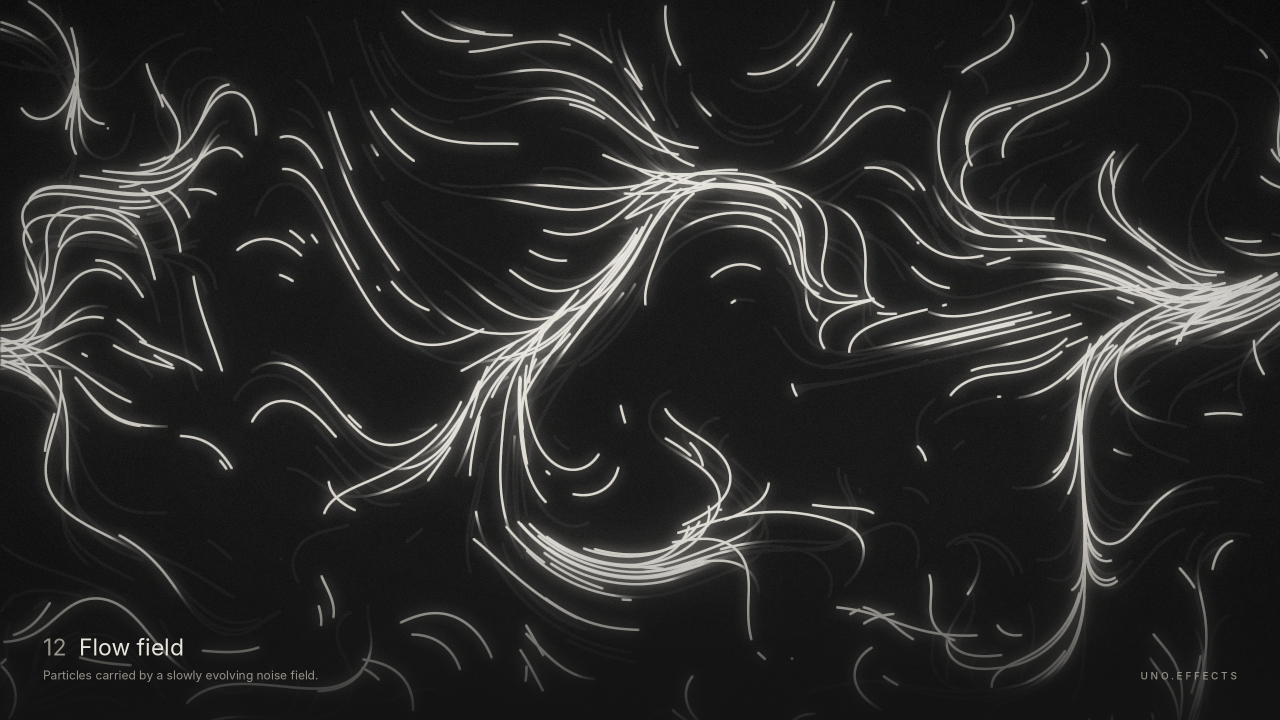
#> input picture media/art/12-silk-flowfield.jpg, 2560 x 1440 px, given in place of 40-attractor-longexp.jpg, which was not available (shown at 1/2 size)
$ python poster.py ../art ../art/13-curlnoise-longexp.jpg
#> lines starting #> are read from the running program, lines starting #| are printed output that depends on the picture; pictures that were not available may be replaced by others from this repository, and a replacement may not be noted
### media/_source/finish.py
"""Finishing pass for the art renders: bloom, vignette, grain, editorial caption.

Usage: python finish.py <raw dir> <out dir>
"""
import sys, os
import numpy as np
from PIL import Image, ImageFilter, ImageDraw, ImageFont, ImageChops

BONE, MUTED, INK, INK_MUTED = (233, 229, 221), (150, 146, 138), (31, 30, 28), (130, 124, 116)

# Set UNO_FX_FONTS to the folder holding Inter (and DejaVu Sans Mono for the poster)
# when they are not installed in one of these places.
FONT_DIRS = [
    os.environ.get('UNO_FX_FONTS', ''),
    '/usr/share/fonts/opentype/inter',
    '/usr/share/fonts/truetype/dejavu',
    os.path.join(os.environ.get('LOCALAPPDATA', ''), 'Microsoft', 'Windows', 'Fonts'),
    os.path.join(os.environ.get('WINDIR', 'C:/Windows'), 'Fonts'),
    os.path.expanduser('~/Library/Fonts'),
]


def font(name, size):
#> called with name = 'Inter-Light.otf', size = 145
    for folder in FONT_DIRS:
        path = os.path.join(folder, name)
        if folder and os.path.isfile(path):
            return ImageFont.truetype(path, size)
    sys.exit(f'font {name} not found; set UNO_FX_FONTS to the folder that has it')

SHOTS = [
    # file, number, name, description, light surface?
    ('silk-flowfield', 12, 'Flow field', 'Particles carried by a slowly evolving noise field.', False),
    ('attractor-longexp', 40, 'Attractor', 'The Lorenz attractor, plotted in x and z.', False),
    ('vortex-longexp', 44, 'Vortex', 'A drain: particles spiral inwards, faster as they go.', False),
    ('curlnoise-longexp', 13, 'Curl noise', 'Paths following the curl of a noise field.', False),
    ('dipole-longexp', 39, 'Dipole', 'Field lines traced from one pole to the other.', False),
    ('fireworks-longexp', 26, 'Fireworks', 'Shells that burst into a fading shower.', False),
    ('galaxy-longexp', 36, 'Galaxy', 'A two-armed spiral turning faster towards the centre.', False),
    ('orbits-longexp', 28, 'Orbits', 'Nested rings with one body on each.', False),
    ('phyllotaxis-amber', 54, 'Phyllotaxis', 'The sunflower spiral, with a pulse running outwards.', False),
    ('sparkler-longexp', 60, 'Sparkler', 'A hot core throwing short-lived streaks.', False),
    ('constellation', 27, 'Constellation', 'Drifting nodes linked whenever they come close.', False),
    ('arcs', 61, 'Arcs', 'Ragged discharges arcing between two terminals.', False),
    ('plasma', 20, 'Plasma', 'Four interfering sine fields, drawn by a shader.', False),
    ('lissajous-paper', 35, 'Lissajous', 'A lissajous figure drawn by a train of points.', True),
    ('halftone-paper', 46, 'Halftone', 'Rings of dots swelling as a wave passes through them.', True),
    ('metaballs-paper', 23, 'Metaballs', 'Blobs that merge as they pass, shaded from a scalar field.', True),
]


# [77 lines left out: functions bloom, scrim, vignette, grain, caption, main, not called in this run]


# [2 lines that do not run on import are left out]

### media/_source/poster.py
"""Library poster: a 4x4 grid of the finished pieces, centre-cropped to squares.

Usage: python poster.py <art/clean dir> <output.jpg>
"""
import sys, os
from PIL import Image, ImageDraw
from finish import BONE, MUTED, SHOTS, font

CLEAN, OUT = sys.argv[1], sys.argv[2]
SURFACE, RULE = (20, 20, 18), (59, 58, 54)

# Reading order on the poster; numbers match the catalog.
ORDER = [40, 44, 12, 54, 35, 13, 26, 28, 39, 46, 36, 60, 27, 61, 23, 20]

W, MARGIN, TILE, GAP, PITCH = 2400, 120, 522, 24, 602
GRID_TOP = 520
H = GRID_TOP + 4 * PITCH + 170


def square(path):
#> called with path = '../art/40-attractor-longexp.jpg'
    im = Image.open(path).convert('RGB')
#> im is the input picture: PIL image 2560x1440 RGB; mean R, G, B 42.1, 41.8, 40.8
    side = min(im.size)
#> side = 1440
    left, top = (im.width - side) // 2, (im.height - side) // 2
#> left = 560; top = 0
    return im.crop((left, top, left + side, top + side)).resize((TILE, TILE), Image.LANCZOS)
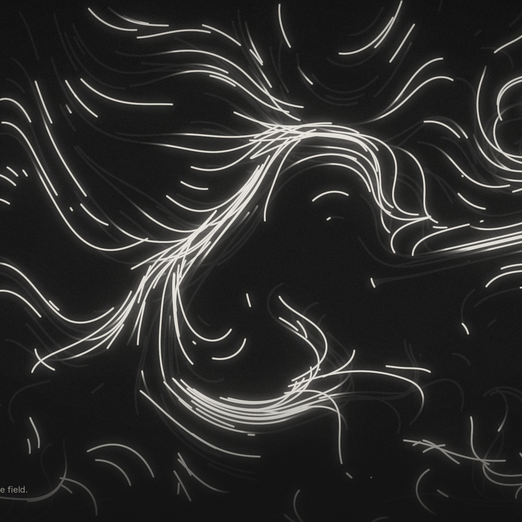
#> returned value: PIL image 522x522 RGB; mean R, G, B 43.4, 43.1, 42.1


poster = Image.new('RGB', (W, H), SURFACE)
d = ImageDraw.Draw(poster)

d.text((MARGIN - 14, 337), 'Particles', font=font('Inter-Light.otf', 145), fill=BONE, anchor='ls')
d.text((MARGIN, 409), '64 particle and shader effects for Uno Platform. One control, copy-paste XAML.',
       font=font('Inter-Regular.otf', 40), fill=MUTED, anchor='ls')
d.line([(MARGIN, 470), (W - MARGIN, 470)], fill=RULE, width=2)

by_number = {s[1]: s for s in SHOTS}
label = font('Inter-Regular.otf', 26)
for i, number in enumerate(ORDER):
    file, _, name, _, _ = by_number[number]
    x = MARGIN + (i % 4) * (TILE + GAP)
    y = GRID_TOP + (i // 4) * PITCH
    poster.paste(square(os.path.join(CLEAN, f'{number:02d}-{file}.jpg')), (x, y))
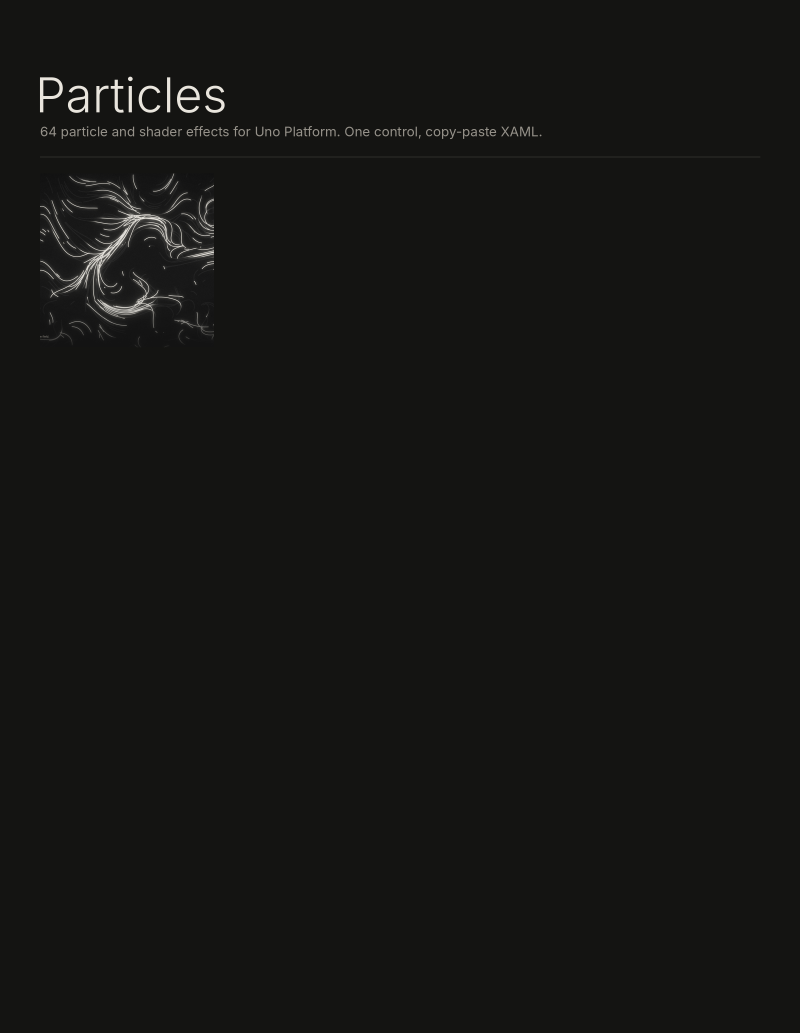
#> poster: PIL image 2400x3098 RGB (shown at 1/3 size); mean R, G, B 21.5, 21.5, 19.5
    num = f'{number:02d}'
    base = y + TILE + 42
    d.text((x, base), num, font=label, fill=MUTED, anchor='ls')
    d.text((x + d.textlength(num, font=label) + 11, base), name, font=label, fill=BONE, anchor='ls')
#> pass 2 of the loop `for i, number in enumerate(ORDER):`:
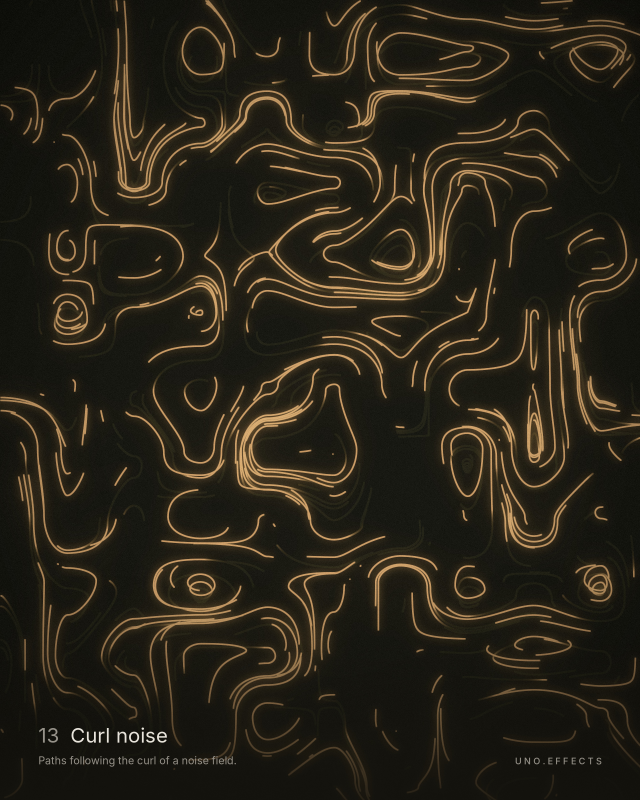
#> input picture media/art/13-curlnoise-longexp.jpg, 1920 x 2400 px, given in place of 44-vortex-longexp.jpg, which was not available (shown at 1/3 size)
#> in square, im is the input picture: PIL image 1920x2400 RGB; mean R, G, B 40.5, 35.3, 23.7
#> in square (call 2), `return im.crop((left, top, left + side, top + side)).resize((TILE, TIL..`:
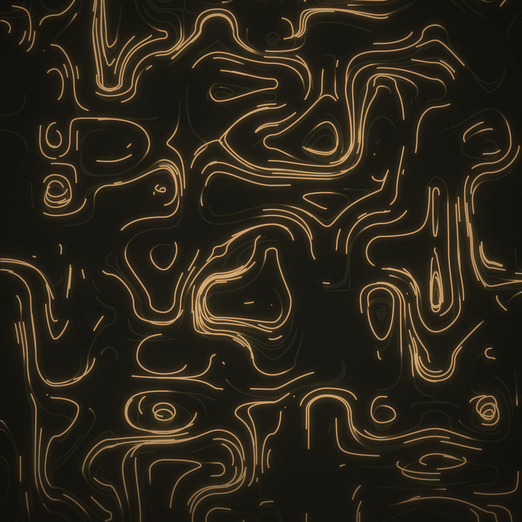
#> returned value: PIL image 522x522 RGB; mean R, G, B 43.1, 37.3, 24.8
#> `poster.paste(square(os.path.join(CLEAN, f'{number:02d}-{file}.jpg')), ..`:
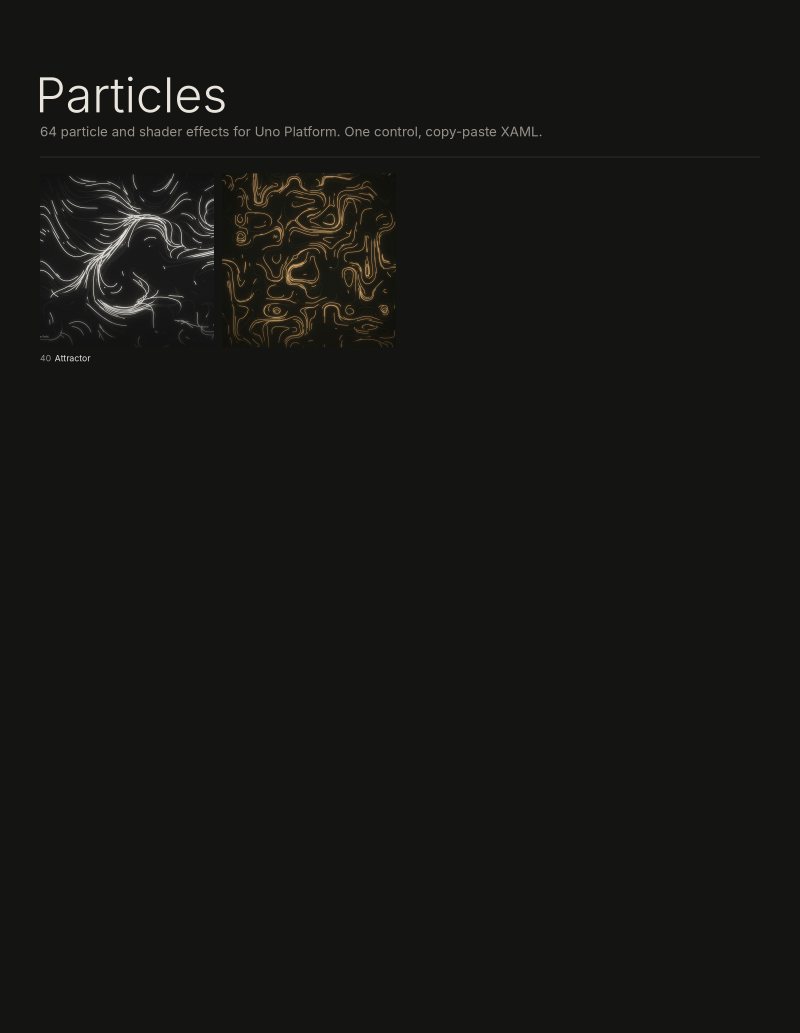
#> poster: PIL image 2400x3098 RGB (shown at 1/3 size); mean R, G, B 22.4, 22.1, 19.8
#> (the run stopped early here; a loop or call above may not have finished)
